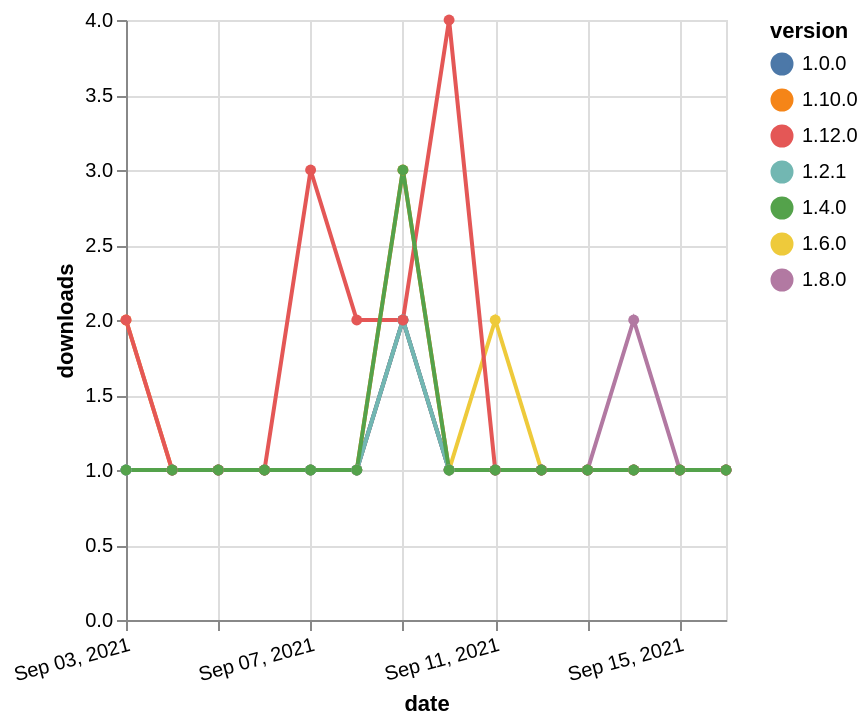

Write a Vega-Lite specification for this figure.
### Vega-Lite specification from a JSON file in a GitHub repository (floating-point values rounded to 4 significant figures)
{"$schema": "https://vega.github.io/schema/vega-lite/v5.json", "description": "A simple bar chart with embedded data.", "data": {"values": [{"date": "2021-09-03", "total": 250, "delta": 1, "version": "1.6.0"}, {"date": "2021-09-04", "total": 251, "delta": 1, "version": "1.6.0"}, {"date": "2021-09-05", "total": 252, "delta": 1, "version": "1.6.0"}, {"date": "2021-09-06", "total": 253, "delta": 1, "version": "1.6.0"}, {"date": "2021-09-07", "total": 254, "delta": 1, "version": "1.6.0"}, {"date": "2021-09-08", "total": 255, "delta": 1, "version": "1.6.0"}, {"date": "2021-09-09", "total": 257, "delta": 2, "version": "1.6.0"}, {"date": "2021-09-10", "total": 258, "delta": 1, "version": "1.6.0"}, {"date": "2021-09-11", "total": 260, "delta": 2, "version": "1.6.0"}, {"date": "2021-09-12", "total": 261, "delta": 1, "version": "1.6.0"}, {"date": "2021-09-13", "total": 262, "delta": 1, "version": "1.6.0"}, {"date": "2021-09-14", "total": 263, "delta": 1, "version": "1.6.0"}, {"date": "2021-09-15", "total": 264, "delta": 1, "version": "1.6.0"}, {"date": "2021-09-16", "total": 265, "delta": 1, "version": "1.6.0"}, {"date": "2021-09-03", "total": 199, "delta": 1, "version": "1.8.0"}, {"date": "2021-09-04", "total": 200, "delta": 1, "version": "1.8.0"}, {"date": "2021-09-05", "total": 201, "delta": 1, "version": "1.8.0"}, {"date": "2021-09-06", "total": 202, "delta": 1, "version": "1.8.0"}, {"date": "2021-09-07", "total": 203, "delta": 1, "version": "1.8.0"}, {"date": "2021-09-08", "total": 204, "delta": 1, "version": "1.8.0"}, {"date": "2021-09-09", "total": 206, "delta": 2, "version": "1.8.0"}, {"date": "2021-09-10", "total": 207, "delta": 1, "version": "1.8.0"}, {"date": "2021-09-11", "total": 208, "delta": 1, "version": "1.8.0"}, {"date": "2021-09-12", "total": 209, "delta": 1, "version": "1.8.0"}, {"date": "2021-09-13", "total": 210, "delta": 1, "version": "1.8.0"}, {"date": "2021-09-14", "total": 212, "delta": 2, "version": "1.8.0"}, {"date": "2021-09-15", "total": 213, "delta": 1, "version": "1.8.0"}, {"date": "2021-09-16", "total": 214, "delta": 1, "version": "1.8.0"}, {"date": "2021-09-03", "total": 209, "delta": 2, "version": "1.10.0"}, {"date": "2021-09-04", "total": 210, "delta": 1, "version": "1.10.0"}, {"date": "2021-09-05", "total": 211, "delta": 1, "version": "1.10.0"}, {"date": "2021-09-06", "total": 212, "delta": 1, "version": "1.10.0"}, {"date": "2021-09-07", "total": 213, "delta": 1, "version": "1.10.0"}, {"date": "2021-09-08", "total": 214, "delta": 1, "version": "1.10.0"}, {"date": "2021-09-09", "total": 217, "delta": 3, "version": "1.10.0"}, {"date": "2021-09-10", "total": 218, "delta": 1, "version": "1.10.0"}, {"date": "2021-09-11", "total": 219, "delta": 1, "version": "1.10.0"}, {"date": "2021-09-12", "total": 220, "delta": 1, "version": "1.10.0"}, {"date": "2021-09-13", "total": 221, "delta": 1, "version": "1.10.0"}, {"date": "2021-09-14", "total": 222, "delta": 1, "version": "1.10.0"}, {"date": "2021-09-15", "total": 223, "delta": 1, "version": "1.10.0"}, {"date": "2021-09-16", "total": 224, "delta": 1, "version": "1.10.0"}, {"date": "2021-09-03", "total": 244, "delta": 1, "version": "1.0.0"}, {"date": "2021-09-04", "total": 245, "delta": 1, "version": "1.0.0"}, {"date": "2021-09-05", "total": 246, "delta": 1, "version": "1.0.0"}, {"date": "2021-09-06", "total": 247, "delta": 1, "version": "1.0.0"}, {"date": "2021-09-07", "total": 248, "delta": 1, "version": "1.0.0"}, {"date": "2021-09-08", "total": 249, "delta": 1, "version": "1.0.0"}, {"date": "2021-09-09", "total": 251, "delta": 2, "version": "1.0.0"}, {"date": "2021-09-10", "total": 252, "delta": 1, "version": "1.0.0"}, {"date": "2021-09-11", "total": 253, "delta": 1, "version": "1.0.0"}, {"date": "2021-09-12", "total": 254, "delta": 1, "version": "1.0.0"}, {"date": "2021-09-13", "total": 255, "delta": 1, "version": "1.0.0"}, {"date": "2021-09-14", "total": 256, "delta": 1, "version": "1.0.0"}, {"date": "2021-09-15", "total": 257, "delta": 1, "version": "1.0.0"}, {"date": "2021-09-16", "total": 258, "delta": 1, "version": "1.0.0"}, {"date": "2021-09-03", "total": 251, "delta": 1, "version": "1.2.1"}, {"date": "2021-09-04", "total": 252, "delta": 1, "version": "1.2.1"}, {"date": "2021-09-05", "total": 253, "delta": 1, "version": "1.2.1"}, {"date": "2021-09-06", "total": 254, "delta": 1, "version": "1.2.1"}, {"date": "2021-09-07", "total": 255, "delta": 1, "version": "1.2.1"}, {"date": "2021-09-08", "total": 256, "delta": 1, "version": "1.2.1"}, {"date": "2021-09-09", "total": 258, "delta": 2, "version": "1.2.1"}, {"date": "2021-09-10", "total": 259, "delta": 1, "version": "1.2.1"}, {"date": "2021-09-11", "total": 260, "delta": 1, "version": "1.2.1"}, {"date": "2021-09-12", "total": 261, "delta": 1, "version": "1.2.1"}, {"date": "2021-09-13", "total": 262, "delta": 1, "version": "1.2.1"}, {"date": "2021-09-14", "total": 263, "delta": 1, "version": "1.2.1"}, {"date": "2021-09-15", "total": 264, "delta": 1, "version": "1.2.1"}, {"date": "2021-09-16", "total": 265, "delta": 1, "version": "1.2.1"}, {"date": "2021-09-03", "total": 135, "delta": 2, "version": "1.12.0"}, {"date": "2021-09-04", "total": 136, "delta": 1, "version": "1.12.0"}, {"date": "2021-09-05", "total": 137, "delta": 1, "version": "1.12.0"}, {"date": "2021-09-06", "total": 138, "delta": 1, "version": "1.12.0"}, {"date": "2021-09-07", "total": 141, "delta": 3, "version": "1.12.0"}, {"date": "2021-09-08", "total": 143, "delta": 2, "version": "1.12.0"}, {"date": "2021-09-09", "total": 145, "delta": 2, "version": "1.12.0"}, {"date": "2021-09-10", "total": 149, "delta": 4, "version": "1.12.0"}, {"date": "2021-09-11", "total": 150, "delta": 1, "version": "1.12.0"}, {"date": "2021-09-12", "total": 151, "delta": 1, "version": "1.12.0"}, {"date": "2021-09-13", "total": 152, "delta": 1, "version": "1.12.0"}, {"date": "2021-09-14", "total": 153, "delta": 1, "version": "1.12.0"}, {"date": "2021-09-15", "total": 154, "delta": 1, "version": "1.12.0"}, {"date": "2021-09-16", "total": 155, "delta": 1, "version": "1.12.0"}, {"date": "2021-09-03", "total": 440, "delta": 1, "version": "1.4.0"}, {"date": "2021-09-04", "total": 441, "delta": 1, "version": "1.4.0"}, {"date": "2021-09-05", "total": 442, "delta": 1, "version": "1.4.0"}, {"date": "2021-09-06", "total": 443, "delta": 1, "version": "1.4.0"}, {"date": "2021-09-07", "total": 444, "delta": 1, "version": "1.4.0"}, {"date": "2021-09-08", "total": 445, "delta": 1, "version": "1.4.0"}, {"date": "2021-09-09", "total": 448, "delta": 3, "version": "1.4.0"}, {"date": "2021-09-10", "total": 449, "delta": 1, "version": "1.4.0"}, {"date": "2021-09-11", "total": 450, "delta": 1, "version": "1.4.0"}, {"date": "2021-09-12", "total": 451, "delta": 1, "version": "1.4.0"}, {"date": "2021-09-13", "total": 452, "delta": 1, "version": "1.4.0"}, {"date": "2021-09-14", "total": 453, "delta": 1, "version": "1.4.0"}, {"date": "2021-09-15", "total": 454, "delta": 1, "version": "1.4.0"}, {"date": "2021-09-16", "total": 455, "delta": 1, "version": "1.4.0"}]}, "width": "container", "mark": {"type": "line", "point": {"filled": true}}, "encoding": {"x": {"field": "date", "type": "temporal", "timeUnit": "yearmonthdate", "title": "date", "axis": {"labelAngle": -15}}, "y": {"field": "delta", "type": "quantitative", "title": "downloads"}, "color": {"field": "version", "type": "nominal"}, "tooltip": {"field": "delta"}}}
